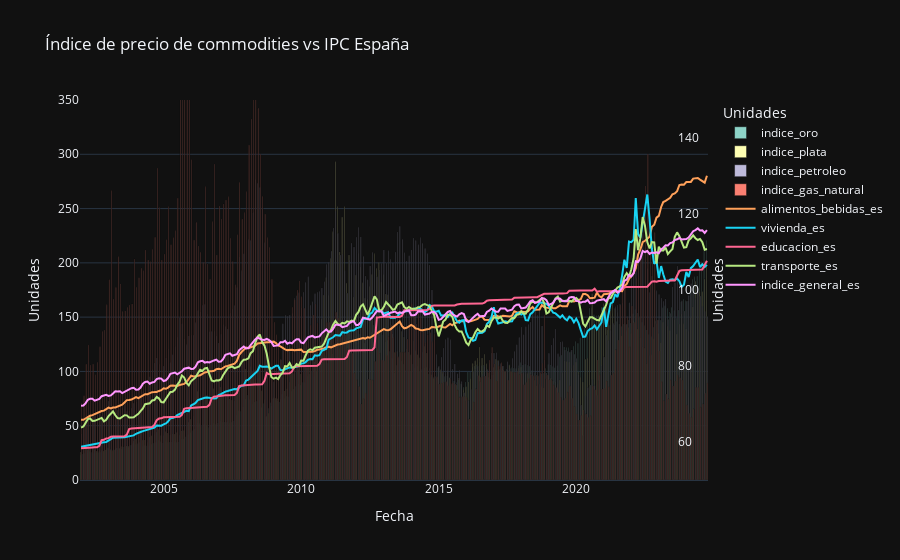

The cell this chart's notebook holds for it:
### Code cell
grafica_barras_lineas_2ejes(df_final,['indice_oro', 'indice_plata','indice_petroleo','indice_gas_natural'],['alimentos_bebidas_es','vivienda_es','educacion_es','transporte_es','indice_general_es'],'date','Unidades',[0,350],'Unidades',[50, 150],"Índice de precio de commodities vs IPC España")

### Figure 1 — Plotly figure (JSON) as saved in the notebook; plotly's stock layout.template omitted (floating-point values rounded to 4 significant figures; data arrays with more than 128 entries replaced by an {"elided": "..."} marker saying what was removed)
{"data": [{"marker": {"color": "rgb(141,211,199)"}, "name": "indice_oro", "type": "bar", "x": {"elided": "274 str values"}, "y": {"elided": "274 float values"}}, {"marker": {"color": "rgb(255,255,179)"}, "name": "indice_plata", "type": "bar", "x": {"elided": "274 str values"}, "y": {"elided": "274 float values"}}, {"marker": {"color": "rgb(190,186,218)"}, "name": "indice_petroleo", "type": "bar", "x": {"elided": "274 str values"}, "y": {"elided": "274 float values"}}, {"marker": {"color": "rgb(251,128,114)"}, "name": "indice_gas_natural", "type": "bar", "x": {"elided": "274 str values"}, "y": {"elided": "274 float values"}}, {"line": {"width": 2}, "mode": "lines", "name": "alimentos_bebidas_es", "type": "scatter", "x": {"elided": "274 str values"}, "y": {"elided": "274 float values"}, "yaxis": "y2"}, {"line": {"width": 2}, "mode": "lines", "name": "vivienda_es", "type": "scatter", "x": {"elided": "274 str values"}, "y": {"elided": "274 float values"}, "yaxis": "y2"}, {"line": {"width": 2}, "mode": "lines", "name": "educacion_es", "type": "scatter", "x": {"elided": "274 str values"}, "y": {"elided": "274 float values"}, "yaxis": "y2"}, {"line": {"width": 2}, "mode": "lines", "name": "transporte_es", "type": "scatter", "x": {"elided": "274 str values"}, "y": {"elided": "274 float values"}, "yaxis": "y2"}, {"line": {"width": 2}, "mode": "lines", "name": "indice_general_es", "type": "scatter", "x": {"elided": "274 str values"}, "y": {"elided": "274 float values"}, "yaxis": "y2"}], "layout": {"barmode": "group", "legend": {"title": {"text": "Unidades"}}, "title": {"text": "Índice de precio de commodities vs IPC España"}, "xaxis": {"title": {"text": "Fecha"}}, "yaxis": {"range": [0, 350], "showgrid": true, "side": "left", "title": {"text": "Unidades"}}, "yaxis2": {"overlaying": "y", "position": 0.95, "range": [50, 150], "showgrid": false, "side": "right", "title": {"text": "Unidades"}}}}
